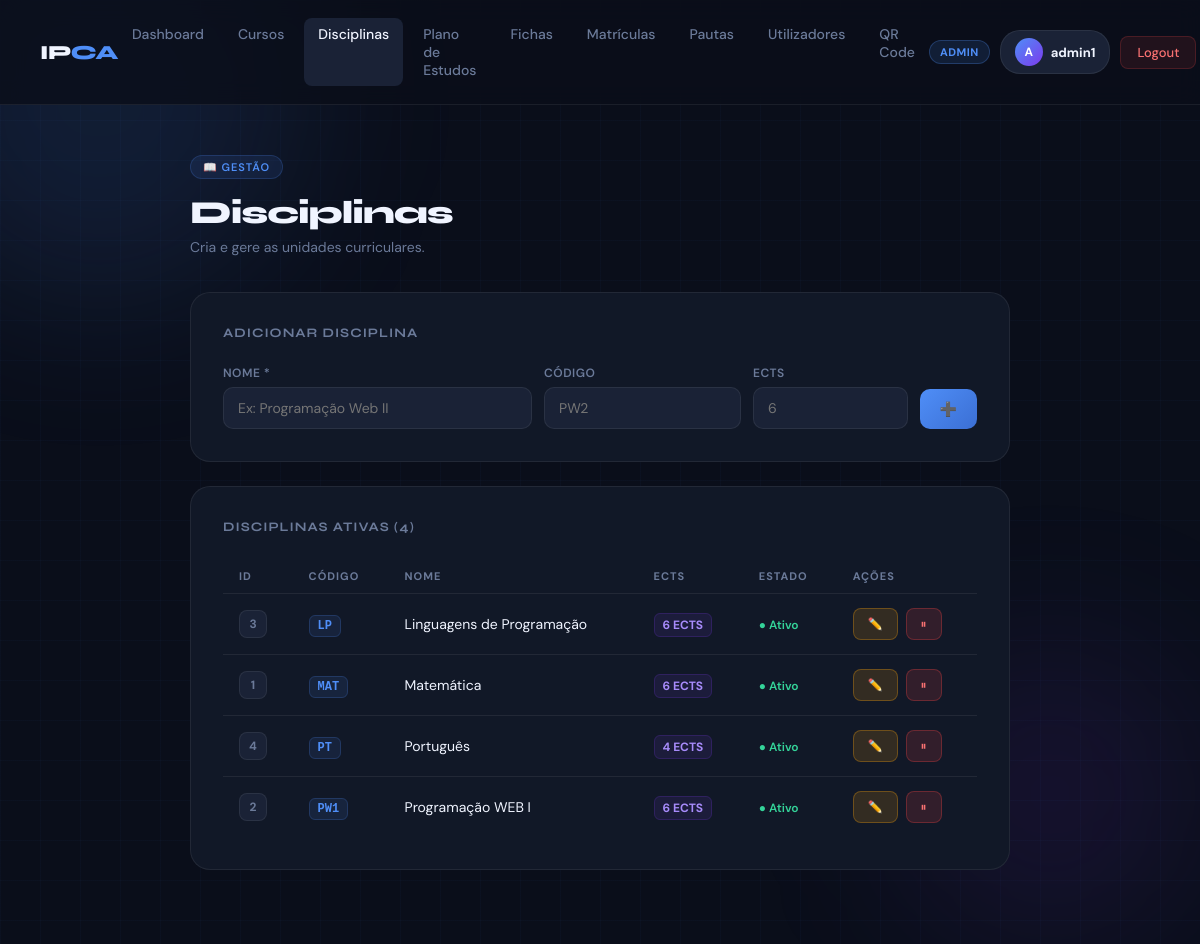
Screenshot of /disciplinas.php (signed in) with the database file from the repository.
### tables this page shows
CREATE TABLE `disciplinas` (
  `ID` int(11) NOT NULL AUTO_INCREMENT,
  `Nome_disc` text NOT NULL,
  `codigo` varchar(10) DEFAULT NULL,
  `ects` int(11) DEFAULT NULL,
  `ativo` tinyint(1) NOT NULL DEFAULT 1,
  PRIMARY KEY (`ID`)
);

### disciplinas.php (the view, shortened to what this page needs)
<?php
require_once 'config.php';
$isAdmin       = ($_SESSION['grupo'] == 1);
$isGestor      = ($_SESSION['grupo'] == 4);
$podeGerir     = ($isAdmin || $isGestor);
$disc_ativas   = $pdo->query("SELECT * FROM disciplinas WHERE ativo=1 ORDER BY Nome_disc")->fetchAll();
?>
<!DOCTYPE html>
<html lang="pt">
<head>
</head>
<body>
<div class="orb orb-1"></div><div class="orb orb-2"></div>
<?php include 'navbar.php'; ?>
<main>
    <div class="page-header">
        <div class="page-tag">📖 Gestão</div>
        <h1>Disciplinas</h1>
        <p><?= $podeGerir ? 'Cria e gere as unidades curriculares.' : 'Consulta as disciplinas disponíveis.' ?></p>
    </div>
    <?php if ($podeGerir): ?>
    <div class="box">
        <div class="box-title">Adicionar Disciplina</div>
        <form method="POST" novalidate>
            <div class="form-grid">
                <div class="form-group"><label>Nome *</label><input type="text" name="nome" required minlength="3" maxlength="200" placeholder="Ex: Programação Web II"></div>
                <div class="form-group"><label>Código</label><input type="text" name="codigo" maxlength="10" placeholder="PW2"></div>
                <div class="form-group"><label>ECTS</label><input type="number" name="ects" min="1" max="30" placeholder="6"></div>
                <button type="submit" name="add" class="btn btn-primary">➕</button>
            </div>
        </form>
    </div>
    <?php endif; ?>
    <div class="box">
        <div class="box-title">Disciplinas Ativas (<?= count($disc_ativas) ?>)</div>
        <?php if (empty($disc_ativas)): ?>
            <p style="color:var(--muted);text-align:center;padding:20px 0">Nenhuma disciplina ativa.</p>
        <?php else: ?>
        <table>
            <tr><th>ID</th><th>Código</th><th>Nome</th><th>ECTS</th><th>Estado</th><?php if ($podeGerir): ?><th>Ações</th><?php endif; ?></tr>
            <?php foreach ($disc_ativas as $row): ?>
            <tr>
                <td><span class="badge"><?= $row['ID'] ?></span></td>
                <td><?= $row['codigo'] ? '<span class="codigo-badge">'.htmlspecialchars($row['codigo']).'</span>' : '<span style="color:var(--muted)">—</span>' ?></td>
                <td><?= htmlspecialchars($row['Nome_disc']) ?></td>
                <td><?= $row['ects'] ? '<span class="ects-badge">'.$row['ects'].' ECTS</span>' : '<span style="color:var(--muted)">—</span>' ?></td>
                <td><span class="status-ativo">● Ativo</span></td>
                <?php if ($podeGerir): ?>
                <td><div class="actions">
                    <a href="?edit=<?= $row['ID'] ?>" class="btn-edit">✏️</a>
                    <a href="?del=<?= $row['ID'] ?>" class="btn-del" onclick="return confirm('Desativar?')">⏸</a>
                </div></td>
                <?php endif; ?>
            </tr>
            <?php endforeach; ?>
        </table>
        <?php endif; ?>
    </div>
</main>
</body>
</html>

### disciplinas.php (style rules this page uses)
:root { --bg:#0a0e1a;--surface:#111827;--surface2:#1a2236;--border:rgba(255,255,255,0.07);--accent:#4f8ef7;--accent2:#7c3aed;--text:#f0f4ff;--muted:#6b7a99 }
* { margin:0;padding:0;box-sizing:border-box }
body { font-family:'DM Sans',sans-serif;background:var(--bg);color:var(--text);min-height:100vh }
body::before { content:'';position:fixed;inset:0;background-image:linear-gradient(rgba(79,142,247,0.03) 1px,transparent 1px),linear-gradient(90deg,rgba(79,142,247,0.03) 1px,transparent 1px);background-size:40px 40px;pointer-events:none;z-index:0 }
.orb { position:fixed;border-radius:50%;filter:blur(80px);pointer-events:none;z-index:0 }
.orb-1 { width:400px;height:400px;background:rgba(79,142,247,0.12);top:-100px;left:-100px }
.orb-2 { width:300px;height:300px;background:rgba(124,58,237,0.1);bottom:0;right:0 }
main { position:relative;z-index:1;max-width:900px;margin:0 auto;padding:50px 40px }
.page-header { margin-bottom:36px;animation:fadeUp 0.4s ease both }
.page-tag { display:inline-flex;align-items:center;gap:6px;background:rgba(79,142,247,0.1);border:1px solid rgba(79,142,247,0.2);color:var(--accent);font-size:11px;font-weight:600;letter-spacing:1px;text-transform:uppercase;padding:4px 12px;border-radius:20px;margin-bottom:14px }
.page-header h1 { font-family:'Syne',sans-serif;font-size:32px;font-weight:800;letter-spacing:-1px;margin-bottom:6px }
.page-header p { color:var(--muted);font-size:14px }
.box { background:var(--surface);border:1px solid var(--border);border-radius:20px;padding:32px;margin-bottom:24px;animation:fadeUp 0.4s 0.1s ease both }
.box-title { font-family:'Syne',sans-serif;font-size:13px;font-weight:700;color:var(--muted);text-transform:uppercase;letter-spacing:1px;margin-bottom:24px }
.form-grid { display:grid;grid-template-columns:2fr 1fr 1fr auto;gap:12px;align-items:flex-end }
.form-group { display:flex;flex-direction:column;gap:6px }
.form-group label { font-size:12px;font-weight:600;color:var(--muted);text-transform:uppercase;letter-spacing:0.5px }
.form-group input { padding:11px 14px;background:var(--surface2);border:1px solid var(--border);border-radius:10px;color:var(--text);font-size:14px;font-family:'DM Sans',sans-serif }
.btn { padding:11px 20px;border:none;border-radius:10px;font-size:14px;font-weight:600;font-family:'DM Sans',sans-serif;cursor:pointer;white-space:nowrap }
.btn-primary { background:linear-gradient(135deg,var(--accent),#3b6fd4);color:white }
.btn-edit { background:rgba(245,158,11,0.15);color:#fbbf24;border:1px solid rgba(245,158,11,0.3);font-size:12px;padding:7px 14px;text-decoration:none;border-radius:8px }
.btn-del { background:rgba(239,68,68,0.15);color:#f87171;border:1px solid rgba(239,68,68,0.3);font-size:12px;padding:7px 14px;text-decoration:none;border-radius:8px }
table { width:100%;border-collapse:collapse }
th { padding:10px 16px;text-align:left;font-size:11px;font-weight:700;color:var(--muted);text-transform:uppercase;letter-spacing:1px;border-bottom:1px solid var(--border) }
td { padding:14px 16px;font-size:14px;border-bottom:1px solid var(--border);vertical-align:middle }
tr:last-child td { border-bottom:none }
.badge { display:inline-flex;align-items:center;justify-content:center;width:28px;height:28px;background:var(--surface2);border:1px solid var(--border);border-radius:8px;font-size:12px;font-weight:700;color:var(--muted) }
.codigo-badge { background:rgba(79,142,247,0.1);color:var(--accent);border:1px solid rgba(79,142,247,0.2);padding:3px 8px;border-radius:6px;font-size:12px;font-weight:700;font-family:monospace }
.ects-badge { background:rgba(124,58,237,0.1);color:#a78bfa;border:1px solid rgba(124,58,237,0.2);padding:3px 8px;border-radius:6px;font-size:12px;font-weight:700 }
.actions { display:flex;gap:8px }
.status-ativo { color:#34d399;font-size:12px;font-weight:600 }

### rows the page displays
disciplinas: ID "3", codigo "LP", Nome_disc "Linguagens de Programação", ects "6"
disciplinas: ID "1", codigo "MAT", Nome_disc "Matemática", ects "6"
disciplinas: ID "4", codigo "PT", Nome_disc "Português", ects "4"
disciplinas: ID "2", codigo "PW1", Nome_disc "Programação WEB I", ects "6"

### other values shown
$label "ADMIN"
substr($_SESSION['login'], 0, 1) "A"
$_SESSION['login'] "admin1"
count($disc_ativas) "4"
